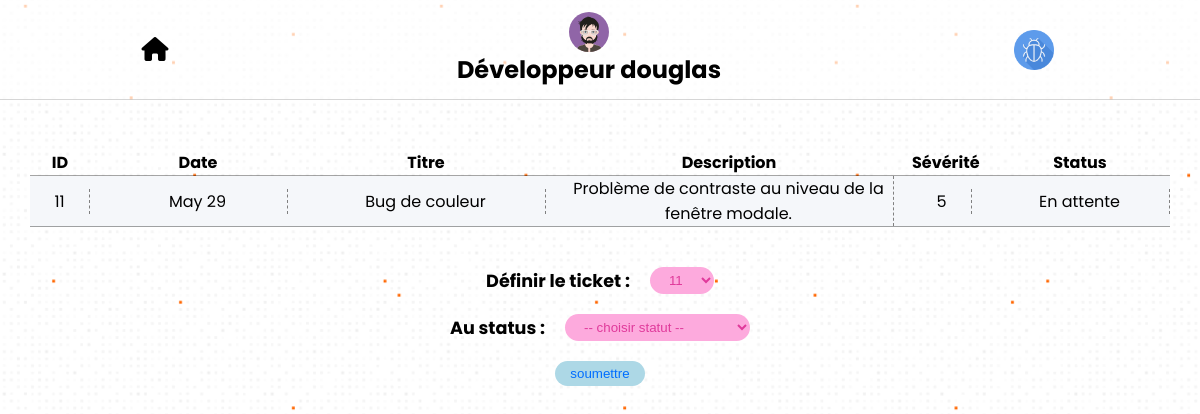
Page /scripts/php/pages/dev.php (signed in) on the committed database.
### tables this page shows
CREATE TABLE `sae203_tickets` (
  `id` int(10) UNSIGNED NOT NULL,
  `title` varchar(255) NOT NULL,
  `tag` varchar(50) NOT NULL,
  `date` datetime NOT NULL,
  `id_dev` int(6) UNSIGNED NOT NULL,
  `severity` tinyint(4) NOT NULL,
  `description` varchar(512) NOT NULL,
  `user` varchar(50) NOT NULL,
  `status` int(10) UNSIGNED NOT NULL COMMENT '0 : en attente\r\n1 : confirmé \r\n2 : en cours de traitement\r\n3 : terminé'
);

### scripts/php/pages/dev.php (the view, shortened to what this page needs)
<?php
include '../config/connexionBDD.php';
?>
<!DOCTYPE html>
<html lang="fr">
<head>
    <link rel="stylesheet" type="text/css" href="../../../styles/dev.css" />
</head>
<body>
    <header>
        <div class="home">
            <div class="i">
                <a href="../config/logout.php"><i class="fas fa-home"></i></a>
            </div>
        </div>
        <div class="name">
            <h2>Développeur <?php echo $_SESSION['id'] ?></h2>
                <img src="<?php
                    if ($_SESSION['id'] === 'laetitia') {
                        echo ('../../../assets/images/avatar2.svg');
                    } else {
                        echo ('../../../assets/images/avatar1.svg');
                    }
                ?>" alt="avatar" title="avatar"/>
        </div>
        <div class="logo">
            <div></div>
        </div>
    </header>
    <main>
        <div class="table">
            <div class="table_header">
                <div class="cell">ID</div>
                <div class="cell">Date</div>
                <div class="cell">Titre</div>
                <div class="cell">Description</div>
                <div class="cell">Sévérité</div>
                <div class="cell">Status</div>
            </div>
            <?php
            if ($_SESSION['id'] === 'laetitia' && $_SESSION['role'] == 1 )
            $devDatas = $db->query("SELECT * FROM sae203_tickets WHERE id_dev = 2 ORDER BY status DESC");
            else
            $devDatas = $db->query("SELECT * FROM sae203_tickets WHERE id_dev = 1 ORDER BY status DESC");
            $devDatas->execute();
            $devs = $devDatas->fetchAll();
            foreach ($devs AS $dev) {
            ?>
            <div class="row">
                <div class="cell"><?php echo $dev['id']; ?></div>
                <div class="cell"><?php echo date("M j", strtotime($dev['date'])); ?></div>
                <div class="cell"><?php echo $dev['title']; ?></div>
                <div class="cell"><?php echo $dev['description']; ?></div>
                <div class="cell"><?php echo $dev['severity']; ?></div>
                <div class="cell"><?php
                switch($dev['status']) {
                    case 0 : echo 'En attente'; break;
                }
                ?></div>
            </div>
            <?php
            }
            ?>
    </div>
</main>
        <footer>
            <form action="../config/statusTicket.php" method="get">
                <div class="top">
                    <h2>Définir le ticket : </h2>
                    <div>
                        <select name="ids" id="ids">
                            <?php
                                foreach ($devs as $ticket) {
                                    echo "<option value='".$ticket['id']."'>".$ticket['id']."</option>";
                                }
                            ?>
                        </select>
                    </div>
                </div>
                <div class="middle">
                    <h2>Au status : </h2>
                    <div>
                        <select name="status" id="status">
                            <option value="">-- choisir statut --</option>
                        </select>
                    </div>
                </div>
                <input type="submit" value="soumettre"/>
            </form>
        </footer>
</body>
</html>

### styles/dev.css (style rules this page uses)
* { margin: 0; padding: 0; box-sizing: border-box; }
body { width: 100vw; height: 100%; font-family: 'Poppins', sans-serif; background: url('../assets/images/debBackground.svg') center center/cover; overflow: hidden; }
header { max-width: 100vw; margin: 0 auto; height: 100px; background-color: rgba(255,255,255,.7); display: flex; align-items: center; border-bottom: 1px solid rgba(50,50,50,.2); justify-content: space-around; margin-bottom: 50px; }
header .home div { transform: scale(1.5); }
header .home, header .home .i { max-width: 100px; display: flex; align-items: center; justify-content: center; }
header .home .i a { color: black; transition: color .3s; }
header .name { display: flex; flex-direction: column-reverse; align-items: center; justify-content: center; }
header .name img { height: 40px; border-radius: 50%; }
header .logo div { height: 40px; width: 40px; background: url('../assets/icons/icon.png') center center/cover; }
main { width: 95%; margin: 0 auto; }
.table { width: 100%; height: 100%; }
.table > * { display: flex; align-items: center; justify-content: space-between; text-align: center; border-bottom: 1px solid rgba(30,30,30,.4); }
.table .table_header { font-weight: bold; }
.row > .cell { border-right: 1px dashed gray; height: 100%; width: 100%; position: relative; }
.cell:first-child { width: 5vw; }
.cell:nth-child(2) { width: 15vw; }
.cell:nth-child(3) { width: 20vw; }
.cell:nth-child(4) { width: 27.5vw; }
.cell:nth-child(5) { width: 5vw; text-align: center; }
.cell:last-child { width: 15vw; }
.table > :nth-child(2n+2) { background-color: rgb(245, 247, 250); }
html body footer { width: 70vw; margin: 20px auto 0; }
form { display: flex; flex-direction: column; align-items: center; text-align: center; justify-content: space-around; margin-top: 40px; }
.middle { margin: 20px 0; }
form > * { display: flex; align-items: center; justify-content: center; }
form > * h2 { margin-right: 20px; }
form h2 { font-size: 1.1rem; }
select { padding: 5px 15px; border: none; background-color: rgb(253, 170, 221); color: rgb(224, 58, 155); border-radius: 15px; transition: color .3s, background-color .3s; }
input[type="submit"] { padding: 5px 15px; border: none; background-color: lightblue; color: rgb(0, 110, 255); border-radius: 15px; transition: color .3s, background-color .3s; }

### rows in the picture
sae203_tickets: id "11", date "May 29", title "Bug de couleur", description "Problème de contraste au niveau de la fenêtre modale.", severity "5", status "En attente"

### other values in the picture
$_SESSION['id'] "douglas"
form field ids "11"
